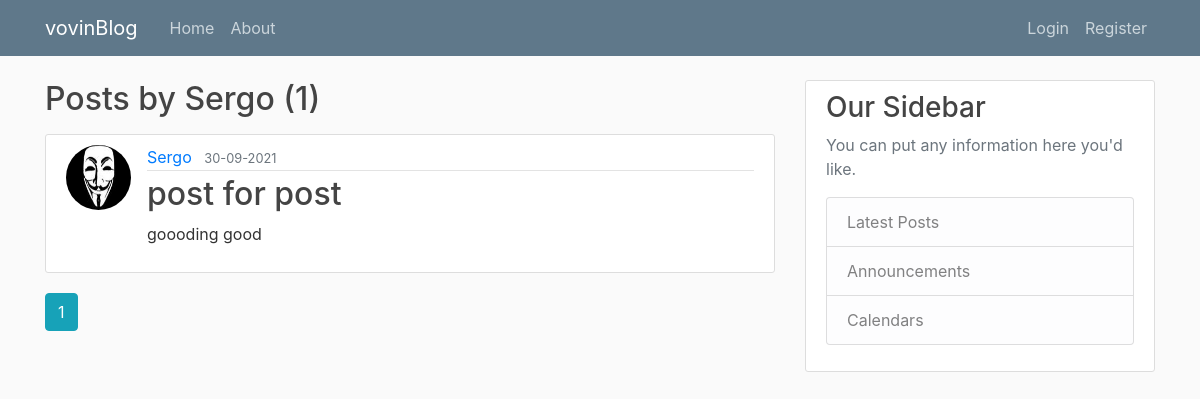
Before: /user/Sergo with the older database file.
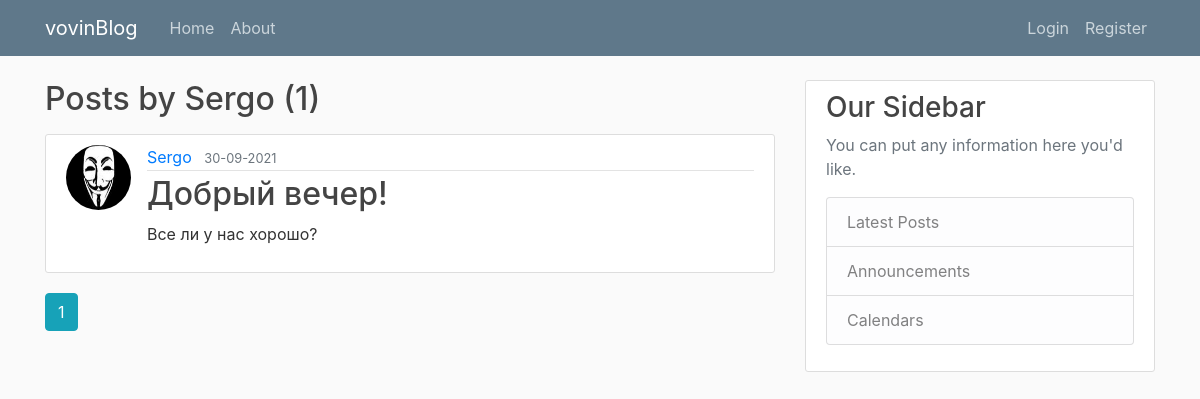
After: the same page with the newer database file.
### app/models.py (models this page shows, shortened)
class Post(db.Model):
    id = db.Column(db.Integer, primary_key=True)
    title = db.Column(db.String(100), nullable=False)
    date_posted = db.Column(db.DateTime, nullable=False, default=datetime.utcnow)
    content = db.Column(db.Text, nullable=False)
    user_id = db.Column(db.Integer, db.ForeignKey("user.id"), nullable=False)

class User(db.Model, UserMixin):
    id = db.Column(
        db.Integer,
        primary_key=True,
    )
    username = db.Column(db.String(20), unique=True, nullable=False)
    email = db.Column(db.String(120), unique=True, nullable=False)
    image_file = db.Column(db.String(20), nullable=False, default="default.jpg")
    password = db.Column(db.String(60), nullable=False)
    posts = db.relationship("Post", backref="author", lazy=True)

### app/users/views.py (the view)
@users.route("/user/<string:username>")
def user_posts(username):
    page = request.args.get("page", 1, type=int)
    user = User.query.filter_by(username=username).first_or_404()
    posts = (
        Post.query.filter_by(author=user)
        .order_by(Post.date_posted.desc())
        .paginate(page=page, per_page=5)
    )
    return render_template("user_posts.html", posts=posts, user=user)

### app/templates/user_posts.html (shortened to what this page needs)
{% extends "layout.html" %}
{% block content %}
<h2 class="mb-3">Posts by {{ user.username }} ({{ posts.total }})</h2>
{% for post in posts.items %}
<article class="media content-section">
    <img class="rounded-circle article-img"
        src="{{ url_for('static', filename='profile_pics/' + post.author.image_file) }}">
    <div class="media-body">
        <div class="article-metadata">
            <a class="mr-2" href="{{ url_for('users.user_posts', username=post.author.username) }}">{{
                post.author.username
                }}</a>
            <small class="text-muted">{{ post.date_posted.strftime('%d-%m-%Y') }}</small>
        </div>
        <h2><a class="article-title" href="{{ url_for('posts.post', post_id=post.id) }}">{{ post.title }}</a></h2>
        <p class="article-content">{{ post.content }}</p>
    </div>
</article>
{% endfor %}
{% for page_num in posts.iter_pages(left_edge=1, right_edge=1, left_current=1, right_current=2) %}
{% if page_num %}
{% if posts.page == page_num %}
<a class="btn btn-info mb-4" href="{{ url_for('users.user_posts', username=user.username, page=page_num) }}">{{ page_num
    }}</a>
{% else %}
<a class="btn btn-outline-info mb-4" href="{{ url_for('users.user_posts', username=user.username, page=page_num) }}">{{
    page_num }}</a>
{% endif %}
{% endif %}
{% endfor %}
{% endblock %}

Changed rows visible on the page:
changed Post "Sergo": title "post for post" → "Добрый вечер!"; content "goooding good" → "Все ли у нас хорошо?"
